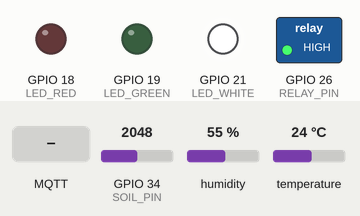
Simulated run of this sketch. Board: ESP32. Shown: switched loads named in the sketch (green lamp = pin HIGH), output pins drawn as LEDs (lit = HIGH). The inputs (shaded band) are chosen by the test bench; at power-on: GPIO 34 (SOIL_PIN) = 2048, humidity 55 %, temperature 24 °C. WiFi joins after 1.5 s; servers stay silent unless stated; no MQTT or app messages arrive unless stated; what the sketch prints to the serial monitor is not drawn.

Above: at 2.7 s.
2.8 s: GPIO 34 (SOIL_PIN) set to 2573
11.5 s: GPIO 34 (SOIL_PIN) set to 2659
At 15.6 s:
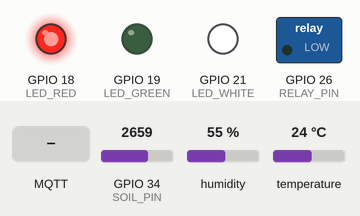
16.5 s: MQTT message "OFF" arrives on the first subscribed topic
At 17.7 s:
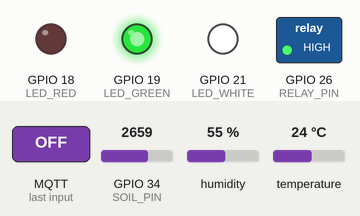
18.0 s: MQTT message "ON" arrives on the first subscribed topic
At 19.1 s:
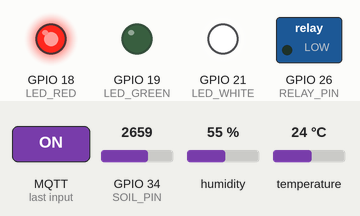
19.5 s: MQTT message "AUTO" arrives on the first subscribed topic
21.0 s: GPIO 34 (SOIL_PIN) set to 1878
26.2 s: GPIO 34 (SOIL_PIN) set to 1801
At 30.6 s:
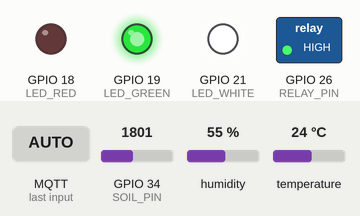
Timing chart, 0 to 32.1 s (numbered marks = the images above; inputs shaded):
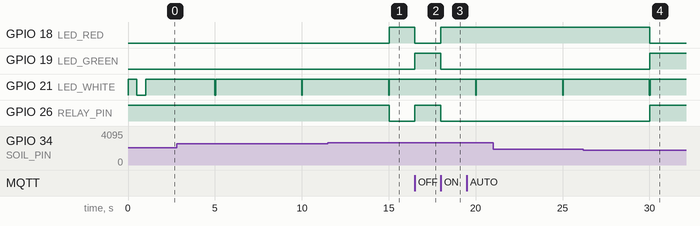

The sketch:

esp32_irrigation_node.ino
```cpp
#include <WiFi.h>
#include <PubSubClient.h>
#include <ArduinoJson.h>
#include "DHT.h"

// ================= NETWORK & MQTT CONFIGURATION =================
const char* WIFI_SSID     = "Wi-fi Name";       // Your Wi-Fi Name
const char* WIFI_PASSWORD = "Wi-fi Password";   // Your Wi-Fi Password

const char* MQTT_SERVER   = "10.30.102.192";        // Raspberry Pi Static IP Address
const int   MQTT_PORT     = 1883;                   // Default MQTT Port
const char* MQTT_CLIENT_ID= "ESP32_Irrigation_Node";

// MQTT Topics
const char* TOPIC_PUB_DATA = "farm/sensors/data";   // Topic where ESP32 publishes data
const char* TOPIC_SUB_PUMP = "farm/pump/control";   // Topic ESP32 listens to for manual pump commands

// ================= PIN DEFINITIONS =================
#define DHTPIN        4       // GPIO 4 for DHT11 Data Pin
#define DHTTYPE       DHT11   // Sensor type DHT11

#define SOIL_PIN      34      // GPIO 34 (ADC1 Input)
#define RELAY_PIN     26      // GPIO 26 for Water Pump Relay

#define LED_RED       18      // Red LED (Dry Alert / Pump Active)
#define LED_GREEN     19      // Green LED (Moisture Level Good)
#define LED_WHITE     21      // White LED (Wi-Fi & MQTT Activity Indicator)

// ================= CALIBRATION & THRESHOLDS =================
const int AIR_VALUE     = 3200;  // Raw ADC value when completely dry in air
const int WATER_VALUE   = 1300;  // Raw ADC value when submerged in water

const int DRY_THRESHOLD = 30;    // Auto-pump turns ON below 30%
const int WET_THRESHOLD = 70;    // Auto-pump turns OFF above 70%

const bool RELAY_ACTIVE_LOW = true; // Set to false if relay is Active HIGH

// ================= GLOBAL OBJECTS & VARIABLES =================
DHT dht(DHTPIN, DHTTYPE);
WiFiClient espClient;
PubSubClient mqttClient(espClient);

bool isPumpActive = false;
bool manualOverride = false;    // Keeps track of manual web overrides
unsigned long lastPublishTime = 0;
const long PUBLISH_INTERVAL = 5000; // Publish every 5 seconds

// Helper function to set relay state safely
void setRelayState(bool turnOn) {
  isPumpActive = turnOn;
  if (RELAY_ACTIVE_LOW) {
    digitalWrite(RELAY_PIN, turnOn ? LOW : HIGH);
  } else {
    digitalWrite(RELAY_PIN, turnOn ? HIGH : LOW);
  }
}

// ================= WI-FI SETUP =================
void setupWiFi() {
  delay(10);
  Serial.println();
  Serial.print("Connecting to Wi-Fi SSID: ");
  Serial.println(WIFI_SSID);

  WiFi.mode(WIFI_STA);
  WiFi.begin(WIFI_SSID, WIFI_PASSWORD);

  while (WiFi.status() != WL_CONNECTED) {
    digitalWrite(LED_WHITE, !digitalRead(LED_WHITE)); // Blink White LED while connecting
    delay(500);
    Serial.print(".");
  }

  digitalWrite(LED_WHITE, HIGH); // Solid White LED when connected to Wi-Fi
  Serial.println("\nWi-Fi Connected!");
  Serial.print("ESP32 IP Address: ");
  Serial.println(WiFi.localIP());
}

// ================= MQTT CALLBACK (Incoming Remote Commands) =================
void mqttCallback(char* topic, byte* payload, unsigned int length) {
  String message = "";
  for (unsigned int i = 0; i < length; i++) {
    message += (char)payload[i];
  }

  Serial.print("MQTT Command Received [");
  Serial.print(topic);
  Serial.print("]: ");
  Serial.println(message);

  // Command handling from Raspberry Pi dashboard
  if (message.equalsIgnoreCase("ON")) {
    manualOverride = true;
    setRelayState(true);
    digitalWrite(LED_RED, HIGH);
    digitalWrite(LED_GREEN, LOW);
    Serial.println("Pump manually turned ON via MQTT");
  }
  else if (message.equalsIgnoreCase("OFF")) {
    manualOverride = true;
    setRelayState(false);
    digitalWrite(LED_RED, LOW);
    digitalWrite(LED_GREEN, HIGH);
    Serial.println("Pump manually turned OFF via MQTT");
  }
  else if (message.equalsIgnoreCase("AUTO")) {
    manualOverride = false;
    Serial.println("Reverted to Automatic Moisture Sensor Control");
  }
}

// ================= MQTT RECONNECT LOGIC =================
void reconnectMQTT() {
  while (!mqttClient.connected()) {
    Serial.print("Attempting MQTT connection to broker: ");
    Serial.print(MQTT_SERVER);
    Serial.print("... ");

    if (mqttClient.connect(MQTT_CLIENT_ID)) {
      Serial.println("Connected to MQTT Broker!");
      // Subscribe to control topics
      mqttClient.subscribe(TOPIC_SUB_PUMP);
      digitalWrite(LED_WHITE, HIGH);
    } else {
      Serial.print("Failed, rc=");
      Serial.print(mqttClient.state());
      Serial.println(" Retrying in 5 seconds...");
      digitalWrite(LED_WHITE, LOW);
      delay(5000);
    }
  }
}

// ================= SETUP =================
void setup() {
  Serial.begin(115200);

  // Configure Pins
  pinMode(RELAY_PIN, OUTPUT);
  pinMode(LED_RED, OUTPUT);
  pinMode(LED_GREEN, OUTPUT);
  pinMode(LED_WHITE, OUTPUT);

  setRelayState(false);
  dht.begin();

  // Setup Connections
  setupWiFi();
  mqttClient.setServer(MQTT_SERVER, MQTT_PORT);
  mqttClient.setCallback(mqttCallback);
}

// ================= MAIN LOOP =================
void loop() {
  // 1. Maintain Wi-Fi and MQTT Connections
  if (WiFi.status() != WL_CONNECTED) {
    setupWiFi();
  }
  if (!mqttClient.connected()) {
    reconnectMQTT();
  }
  mqttClient.loop(); // Process incoming MQTT messages

  // 2. Non-blocking Sensor Sampling & Publishing Interval
  unsigned long now = millis();
  if (now - lastPublishTime >= PUBLISH_INTERVAL) {
    lastPublishTime = now;

    // Flash White LED to indicate transmission heartbeat
    digitalWrite(LED_WHITE, LOW);

    // Read Sensors
    int rawSoil = analogRead(SOIL_PIN);
    int moisturePercent = map(rawSoil, AIR_VALUE, WATER_VALUE, 0, 100);
    moisturePercent = constrain(moisturePercent, 0, 100);

    float tempC = dht.readTemperature();
    float humidity = dht.readHumidity();

    if (isnan(tempC)) tempC = 0.0;
    if (isnan(humidity)) humidity = 0.0;

    // Automated Logic (Only if Manual Override is inactive)
    if (!manualOverride) {
      if (moisturePercent < DRY_THRESHOLD) {
        setRelayState(true);
        digitalWrite(LED_RED, HIGH);
        digitalWrite(LED_GREEN, LOW);
      }
      else if (moisturePercent > WET_THRESHOLD) {
        setRelayState(false);
        digitalWrite(LED_RED, LOW);
        digitalWrite(LED_GREEN, HIGH);
      }
    }

    // Construct JSON Payload
   JsonDocument doc; // Compatible with ArduinoJson v7 & v6
    doc["device_id"] = MQTT_CLIENT_ID;
    doc["soil_adc"] = rawSoil;
    doc["moisture_percent"] = moisturePercent;
    doc["temperature_c"] = tempC;
    doc["humidity_percent"] = humidity;
    doc["pump_status"] = isPumpActive;
    doc["manual_override"] = manualOverride;

    char jsonBuffer[256];
    serializeJson(doc, jsonBuffer);

    // Publish to MQTT Broker
    if (mqttClient.publish(TOPIC_PUB_DATA, jsonBuffer)) {
      Serial.print("Published JSON to [");
      Serial.print(TOPIC_PUB_DATA);
      Serial.print("]: ");
      Serial.println(jsonBuffer);
    } else {
      Serial.println("MQTT Publish Failed!");
    }

    digitalWrite(LED_WHITE, HIGH); // Restore White LED
  }
}
```

Measured:
- the behaviour switches between 2630 and 2631 on GPIO 34 (SOIL_PIN) (found by bisection; images 0 and 1)
- the behaviour switches between 1852 and 1851 on GPIO 34 (SOIL_PIN) (found by bisection; images 3 and 4)
- after the input at 11.5 s, GPIO 18 (LED_RED): LOW → HIGH after 3.5 s; GPIO 26 (RELAY_PIN): HIGH → LOW after 3.5 s
- after the input at 16.5 s, GPIO 18 (LED_RED): HIGH → LOW at once; GPIO 19 (LED_GREEN), GPIO 26 (RELAY_PIN): LOW → HIGH at once
- after the input at 18.0 s, GPIO 18 (LED_RED): LOW → HIGH at once; GPIO 19 (LED_GREEN), GPIO 26 (RELAY_PIN): HIGH → LOW at once
- after the input at 26.2 s, GPIO 18 (LED_RED): HIGH → LOW after 3.8 s; GPIO 19 (LED_GREEN), GPIO 26 (RELAY_PIN): LOW → HIGH after 3.8 s
- by itself, GPIO 21 (LED_WHITE): alternates HIGH for 5.0 s and LOW for 0.04 s
